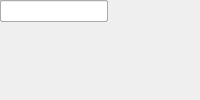
<?xml version="1.0" encoding="UTF-8"?>
<ui version="4.0">
 <class>MainWindow</class>
 <widget class="QMainWindow" name="MainWindow">
  <property name="windowTitle"><string>Bus Mux</string></property>
  <widget class="QWidget" name="centralwidget">
   <!-- NOTE: this is a simplified structural mirror of the generated
        <module>_ui.py, not a full round-trip Designer file. Regenerate
        both from the same spec if you need to edit layout by hand. -->
       <widget class="QLabel" name="label_n_inputs">
     <property name="text"><string>number of inputs</string></property>
    </widget>
       <widget class="QLineEdit" name="n_inputs"/>
       <widget class="QLabel" name="label_n_bits">
     <property name="text"><string>input bit widths</string></property>
    </widget>
       <widget class="QLineEdit" name="n_bits"/>
       <widget class="QLabel" name="label_cmplx">
     <property name="text"><string>complex data</string></property>
    </widget>
       <widget class="QCheckBox" name="cmplx"/>
       <widget class="QLabel" name="label_misc">
     <property name="text"><string>misc support</string></property>
    </widget>
       <widget class="QCheckBox" name="misc"/>
       <widget class="QLabel" name="label_mux_latency">
     <property name="text"><string>mux latency</string></property>
    </widget>
       <widget class="QLineEdit" name="mux_latency"/>
  </widget>
 </widget>
 <resources/>
 <connections/>
</ui>
